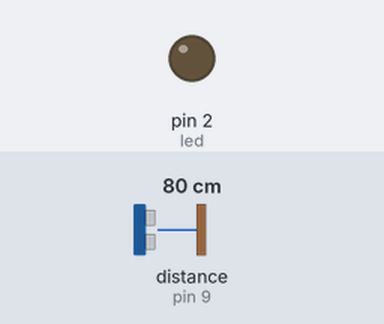
Recording of a sketch running on a simulated Arduino Uno, built with avr-gcc and run on an emulated ATmega328P. Parts: output pins drawn as LEDs (lit = HIGH). Wiring (inferred from the names in the program): ultrasonic range finder: trigger pin 10; echo pin 9. The inputs (shaded band) are chosen by the test bench; at power-on: distance to the obstacle (sensor on pin 9) 80 cm. The echo pulse lasts 58.3 µs per cm; pins used as bus, display or sensor lines are not drawn.

Above: at 1.2 s.
1.3 s: distance to the obstacle (sensor on pin 9) set to 14 cm
2.8 s: distance to the obstacle (sensor on pin 9) set to 11 cm
At 3.7 s:
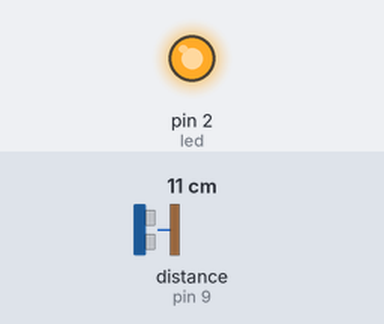
Timing chart, 0 to 5.8 s (numbered marks = the images above; inputs shaded):
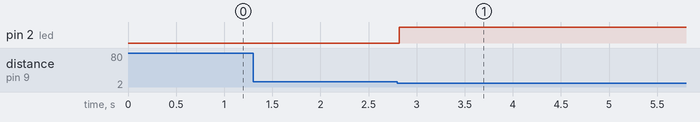

The sketch:

Vehical_Management.ino
```cpp
// Define pins for ultrasonic and LED
int const trigPin = 10;
int const echoPin = 9;
int const led = 2;
int const counter_led = 4;
long count=0;
long tk=0;

void setup()
{
  Serial.begin(9600);
  pinMode(trigPin, OUTPUT); // trig pin will have pulses output
  pinMode(echoPin, INPUT); // echo pin should be input to get pulse width
  pinMode(led, OUTPUT); // led pin is output to control LED lights

}

void loop()
{

  // Duration will be the input pulse width and distance will be the distance to the obstacle in centimeters
  int duration, distance;
  // Output pulse with 1ms width on trigPin
  digitalWrite(trigPin, HIGH);
  delay(1);
  digitalWrite(trigPin, LOW);

  if(tk>10)
    digitalWrite(counter_led, HIGH);

  // Measure the pulse input in echo pin
  duration = pulseIn(echoPin, HIGH);
  // Distance is half the duration devided by 29.1 (from datasheet)
  distance = (duration/2) / 74;
  // if distance less than 0.5 meter and more than 0 (0 or less means over range)
    if (distance < 5) {
      // LED on
      count++;

      digitalWrite(led, HIGH);
    } else {

      if(count!=0)
      {
        tk++;
        Serial.print("\n---------------------");
        Serial.print('\n');
        Serial.print(tk);
        Serial.print('\n');
        Serial.print("---------------------");

      }


      count=0;

      // LED off
      digitalWrite(led, LOW);
    }
    delay(60);

}
```

Measured:
- the behaviour switches between 13 and 12 cm on distance to the obstacle (sensor on pin 9) (found by bisection; images 0 and 1)
- after the input at 1.3 s, every drawn part: stays the same
- after the input at 2.8 s, pin 2 (led): LOW → HIGH at once
